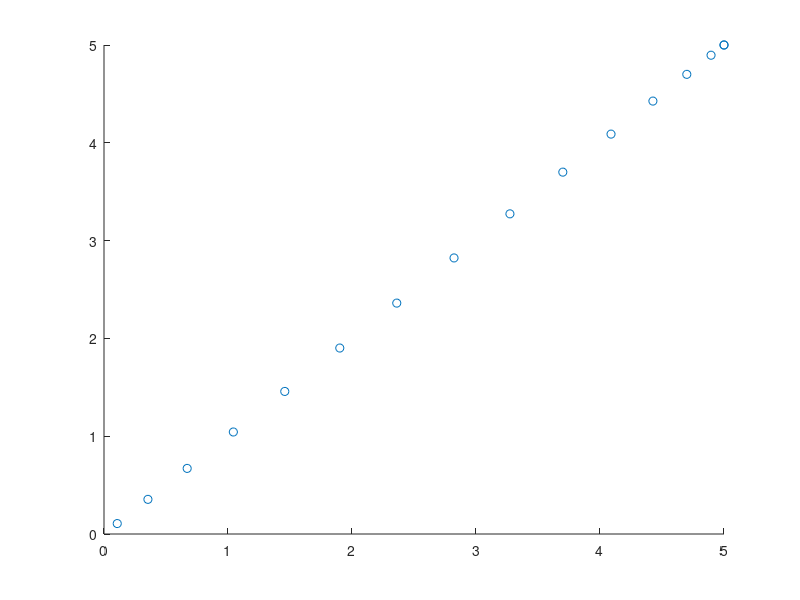
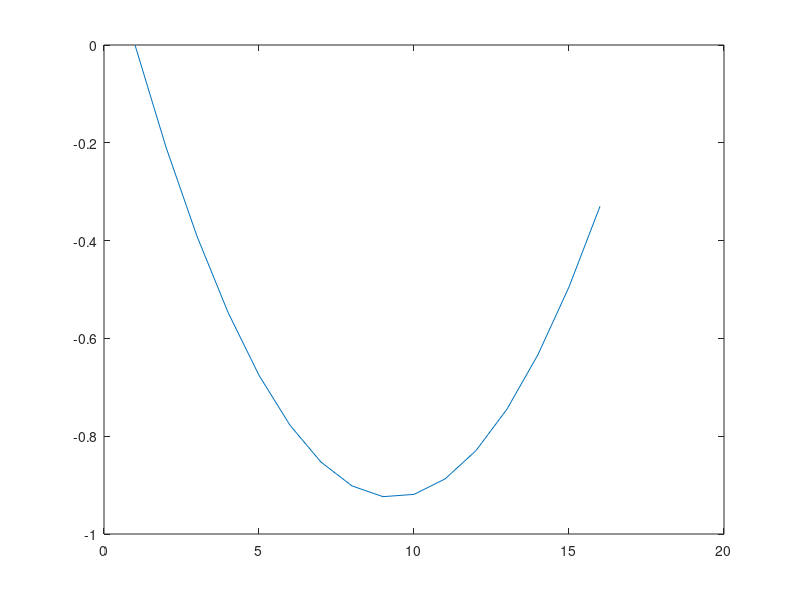

Write the MATLAB code that produced these figures, in order.
clear;
clc;
N = 15;
dt = 0.5;
A = [1 0 dt 0; 0 1 0 dt; 0 0 1 0; 0 0 0 1];  % 4*4 n*n
B = [0 0; 0 0; dt 0; 0 dt];  % 4*2 n*m
H = eye(4)*1;
R = dt * eye(2);

P = zeros(4,4,N + 1);
P(:,:,N + 1) = H;
K = zeros(2,4,N);

x = zeros(4, N + 1);  % 状态
x(:,1) = [5; 5; 0; 0];
u = zeros(2, N); 

for i = 0:N-1  % 倒着求系数
    K(:,:,N-i) = inv(R + B' * P(:,:,N-i+1) * B) * B' * P(:,:,N-i+1) * A;
    P(:,:,N-i) = K(:,:,N-i)' * R * K(:,:,N-i) + (A - B * K(:,:,N-i))' * P(:,:,N-i+1) * (A - B * K(:,:,N-i));
end

for j = 1:N  % 正着求输入和状态
    u(:,j) = - K(:,:,j) * x(:,j);
    x(:,j+1) = A * x(:,j) + B * u(:,j);
end
%%
figure();
scatter(x(1,1:N+1),x(2,1:N+1));
figure();
plot(x(3,:));